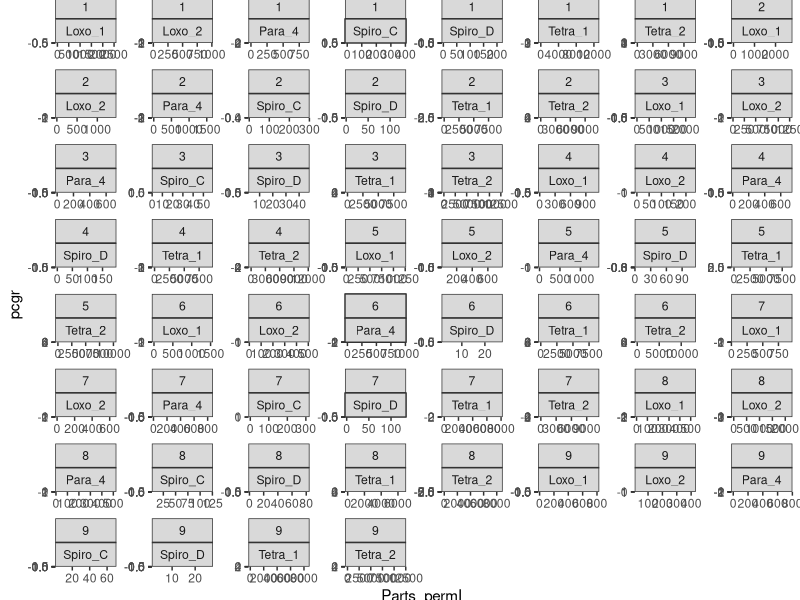
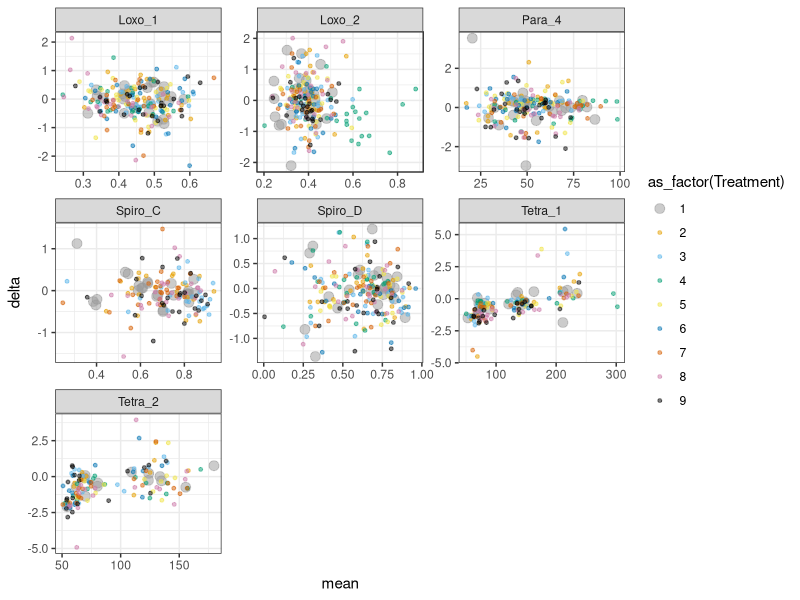

These charts were generated, in order, by the following R code: (Note: this script raises an error after producing the figures.)
library(tidyverse)
library(lubridate)
library(mgcv)
cbPalette <- c("#999999", "#E69F00", "#56B4E9", "#009E73", "#F0E442", 
               "#0072B2", "#D55E00", "#CC79A7")#
#devtools::install_github("ctkremer/growthTools")
#library(growthTools)

# CILIATES ------
## Import data and compute pcgr, and only keep specific species-trait combinations----
data_cilia <- read.csv("ciliates/OverviewTraitsFull.csv") %>%
  rename(strain = ID_spec) %>%
  group_by(Atrazine, Temp, strain) %>%
  mutate(pcgr = log(lead(Parts_permL, 1)/Parts_permL)/(lead(Days_fromstart, 1)-Days_fromstart),
         .after = Parts_permL) %>% 
  filter(pcgr > -5, strain!="Spiro_5") %>% #Kick out extremely negative pcgr, as well as Spiro_5 (not enough data to make a ref model)
  ungroup() %>%
  separate(strain, into = c("species", "sp.strain"), remove=F) %>%#link to species
  group_by(strain) %>%
  mutate(phase = cut_interval(log10(Parts_permL), n=5, labels = FALSE)) %>%
  pivot_longer(mean_ar:sd_linearity, names_to="trait") %>%
  separate(trait, into=c("stat", "trait"), sep="_") %>%
  pivot_wider(names_from=stat, values_from=value) %>%
  mutate(cv=sd/mean)%>%
  filter(((species=="Spiro")&(trait=="linearity"))|((species=="Tetra")&(trait=="area"))
         |((species=="Para")&(trait=="speed"))|((species=="Loxo")&(trait=="linearity")))

## fit a reference model for density dependence ------
# This model only uses the control data, cleaned up, i.e. 
# w/o crashes and lag phases if any. Crash detection happens with a GAM
# No apparent lag phases here.
data_cilia_ref <- data_cilia %>% 
  filter(Treatment==1) 

gam_model <- gam(log10(Parts_permL) ~ as_factor(strain) + 
             s(Days_fromstart, by = as_factor(strain), k=5),
             data = data_cilia_ref)
data_cilia_ref$predictions <- predict.gam(gam_model) 
data_cilia_ref <- data_cilia_ref %>%
  group_by(strain) %>%
  filter(Days_fromstart < max(Days_fromstart*(predictions==max(predictions))))

ref_model <- lm(data_cilia_ref, 
                formula = pcgr ~ poly(Parts_permL,1)*strain + strain)
#add to the original data frame
data_cilia$pcgr_ref <- predict.lm(ref_model, newdata = data_cilia)
data_cilia <- data_cilia %>%
  mutate(delta = pcgr - pcgr_ref)
#plot the data and overlay the reference model of dd
ggplot(data_cilia) +
  theme_bw() + 
  geom_point(aes(x=Parts_permL, y=pcgr)) + 
  geom_smooth(method=lm, aes(x=Parts_permL, y=pcgr), 
              formula=y ~ poly(x,1), se=F) + #
  geom_line(aes(x=Parts_permL, y=pcgr_ref)) +
  facet_wrap(vars(Treatment, strain), scales="free")

#now check if the deviation from the ref model (delta) 
#depends on the trait value
ggplot(data_cilia) +
  theme_bw() + 
  scale_size_manual(values=c(3, rep(1,10))) +
  scale_colour_manual(values=c(cbPalette, "black")) + 
  geom_point(aes(x=mean, y=delta, col=as_factor(Treatment),
                 size=as_factor(Treatment)),
             alpha=0.5) + 
  #geom_smooth(method=lm, aes(x=mean, y=delta, col=as_factor(Treatment)),
  #            formula=y ~ poly(x,2), se=F) + #
  facet_wrap(vars(strain), scales="free") #, rows = vars(ID_spec)strain ~ 
#It doesn't 

# CYANO ------
## Import data and compute pcgr, and only keep specific species-trait combinations----
data_cyano <- read.csv("cyanobacteria/mono_data.csv") %>%
  separate(date.time, sep=" ", into = c("date", "time")) %>%
  mutate(day = yday(date), .after = date) %>%
  select(-c(date, time)) %>%
  group_by(strain, treat) %>%
  mutate(day = day - min(day)) %>%
  mutate(pcgr = log(lead(population.mean,1)/population.mean)/(lead(day,1)-day),
         .after = population.mean) %>%
  filter(!is.na(pcgr)) %>%
  ungroup() %>%
  mutate(species = case_when(strain%in%c(2375,2524)~"one",
                             TRUE ~ "two")) %>%#link to species
  mutate(strain = as_factor(strain)) %>%
  group_by(strain) %>%
  mutate(phase = cut_interval(log10(population.mean), n=5, labels = FALSE)) %>%
  select(-population.sd) %>%
  pivot_longer(FSC.HLin.mean:NIR.R.HLin.sd, names_to="trait") %>%
  separate(trait, into=c("trait", "stat"), sep="in.") %>%
  pivot_wider(names_from=stat, values_from=value) %>%
  mutate(cv=sd/mean) %>%
  filter(((species=="one")&(trait=="RED.R.HL"))|((species=="two")&(trait=="YEL.B.HL")))

## fit a reference model of dd--------
# This model only uses the control data, cleaned up, i.e. 
# w/o crashes and lag phases if any. Crash detection happens with a GAM
# no apparent lags
data_cyano_ref <- data_cyano %>% 
  filter(treat=="C") 

gam_model <- gam(log10(population.mean) ~ as_factor(strain) + 
                   s(day, by = as_factor(strain), k=5),
                 data = data_cyano_ref)
data_cyano_ref$predictions <- predict.gam(gam_model) 
data_cyano_ref <- data_cyano_ref %>%
  group_by(strain) %>%
  filter(day < max(day*(predictions==max(predictions))))

ref_model <- lm(data_cyano_ref, formula = pcgr ~ poly(population.mean,1)*strain + strain)
data_cyano$pcgr_ref <- predict.lm(ref_model, newdata = data_cyano)
data_cyano <- data_cyano %>%
  mutate(delta = pcgr - pcgr_ref)
#plot the data and overlay the reference model of dd
ggplot(data_cyano) +
  theme_bw() + 
  geom_point(aes(x=population.mean, y=pcgr)) + 
  geom_smooth(method=lm, aes(x=population.mean, y=pcgr), 
              formula=y ~ poly(x,1), se=F) + #
  geom_line(aes(x=population.mean, y=pcgr_ref)) +
  facet_wrap(vars(treat, strain), scales="free") #, rows = vars(ID_spec)strain ~ 

#now check if delta with ref model depends on the trait
ggplot(data_cyano) +
  theme_bw() + 
  scale_size_manual(values=c(rep(1,2), 3, rep(1,10))) +
  scale_colour_manual(values=cbPalette[c(2,3,1,4)]) + 
  geom_point(aes(x=mean, y=delta, col=as_factor(treat), 
                 size=as_factor(treat)), 
             alpha=0.8) + 
  #geom_smooth(method=lm, aes(x=mean, y=delta, col=as_factor(treat)),
  #            formula=y ~ poly(x,1), se=F) + #
  facet_wrap(vars(strain), scales="free") #, rows = vars(ID_spec)strain ~ 
#It does seem to be the case. 

# To do:
# Standardize traits
# Do clustering algorithm cf. Lisa's paper? 
